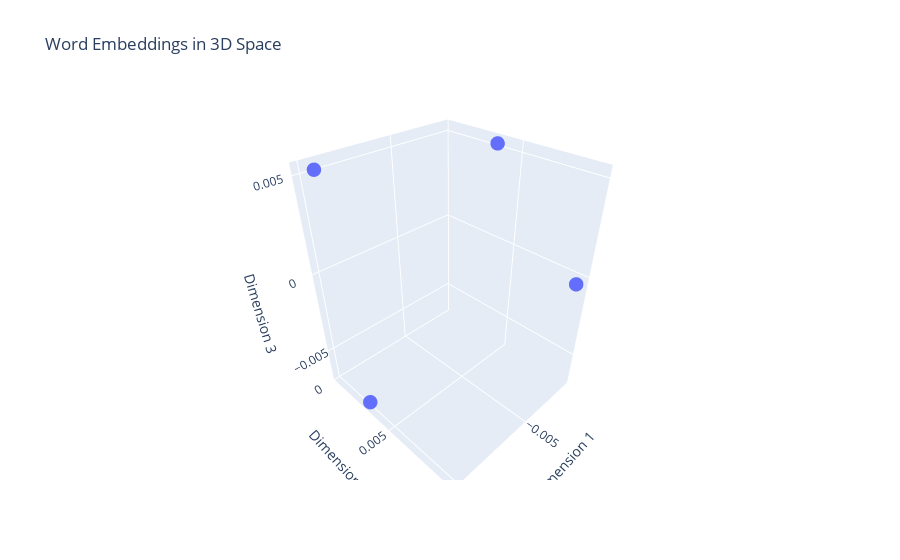

The cell this chart's notebook holds for it:
### Code cell
import plotly.graph_objects as go

words = list(embeddings.keys())
word_vectors = list(embeddings.values())

# Plot word embeddings in 3D space
fig = go.Figure(data=[go.Scatter3d(x=[v[0] for v in word_vectors], 
                                   y=[v[1] for v in word_vectors], 
                                   z=[v[2] for v in word_vectors], 
                                   mode='markers', 
                                   text=words,
                                   marker=dict(size=5))])
fig.update_layout(scene=dict(xaxis_title='Dimension 1', 
                             yaxis_title='Dimension 2', 
                             zaxis_title='Dimension 3'),
                  title='Word Embeddings in 3D Space')
fig.show()

### Figure 1 — Plotly figure (JSON) as saved in the notebook; plotly's stock layout.template omitted (floating-point values rounded to 4 significant figures)
{"data": [{"marker": {"size": 5}, "mode": "markers", "text": ["happiness", "success", "sadness", "failure"], "type": "scatter3d", "x": [-0.008243, 9.456e-05, -0.00862, -0.0005362], "y": [0.009299, 0.003077, 0.003666, 0.0002364], "z": [-0.0001977, -0.006813, 0.00519, 0.005103]}], "layout": {"scene": {"xaxis": {"title": {"text": "Dimension 1"}}, "yaxis": {"title": {"text": "Dimension 2"}}, "zaxis": {"title": {"text": "Dimension 3"}}}, "title": {"text": "Word Embeddings in 3D Space"}}}
